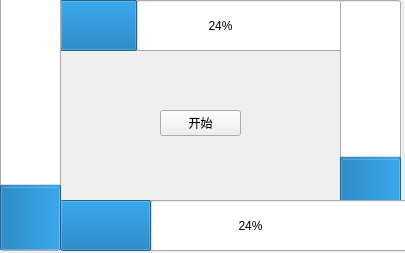
<?xml version="1.0" encoding="UTF-8"?>
<ui version="4.0">
 <class>MainWindow</class>
 <widget class="QMainWindow" name="MainWindow">
  <property name="geometry">
   <rect>
    <x>0</x>
    <y>0</y>
    <width>405</width>
    <height>253</height>
   </rect>
  </property>
  <property name="maximumSize">
   <size>
    <width>405</width>
    <height>253</height>
   </size>
  </property>
  <property name="windowTitle">
   <string>MainWindow</string>
  </property>
  <widget class="QWidget" name="centralwidget">
   <widget class="QProgressBar" name="progressBar">
    <property name="geometry">
     <rect>
      <x>60</x>
      <y>0</y>
      <width>321</width>
      <height>51</height>
     </rect>
    </property>
    <property name="value">
     <number>24</number>
    </property>
   </widget>
   <widget class="QProgressBar" name="progressBar_2">
    <property name="geometry">
     <rect>
      <x>0</x>
      <y>-10</y>
      <width>61</width>
      <height>261</height>
     </rect>
    </property>
    <property name="value">
     <number>24</number>
    </property>
    <property name="orientation">
     <enum>Qt::Vertical</enum>
    </property>
   </widget>
   <widget class="QProgressBar" name="progressBar_3">
    <property name="geometry">
     <rect>
      <x>340</x>
      <y>0</y>
      <width>61</width>
      <height>211</height>
     </rect>
    </property>
    <property name="value">
     <number>24</number>
    </property>
    <property name="orientation">
     <enum>Qt::Vertical</enum>
    </property>
   </widget>
   <widget class="QProgressBar" name="progressBar_4">
    <property name="geometry">
     <rect>
      <x>60</x>
      <y>200</y>
      <width>381</width>
      <height>51</height>
     </rect>
    </property>
    <property name="value">
     <number>24</number>
    </property>
   </widget>
   <widget class="QPushButton" name="pushButton">
    <property name="geometry">
     <rect>
      <x>160</x>
      <y>110</y>
      <width>81</width>
      <height>26</height>
     </rect>
    </property>
    <property name="text">
     <string>开始</string>
    </property>
   </widget>
  </widget>
 </widget>
 <resources/>
 <connections/>
</ui>
